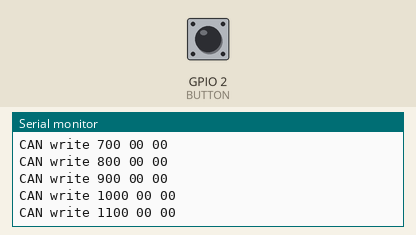
A sketch run on a simulated ESP32. On the bench: the last lines printed to the serial monitor. The inputs (shaded band) are chosen by the test bench; at power-on: GPIO 2 (BUTTON) HIGH.

Above: at 1.2 s.
1.3 s: GPIO 2 (BUTTON) pulled LOW for 1 s
At 1.61 s:
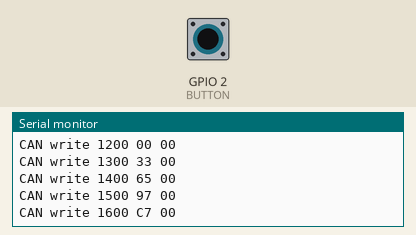
3.8 s: GPIO 2 (BUTTON) pulled LOW for 3.2 s
At 4.21 s:
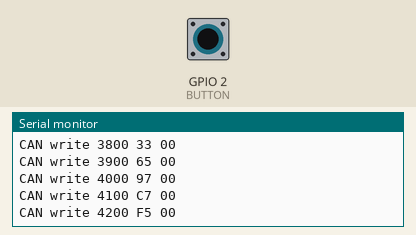
8.5 s: GPIO 2 (BUTTON) pulled LOW for 0.15 s
At 8.51 s:
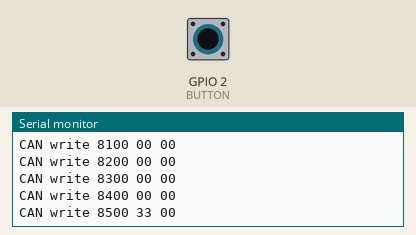
10.1 s: GPIO 2 (BUTTON) driven LOW
At 11.01 s:
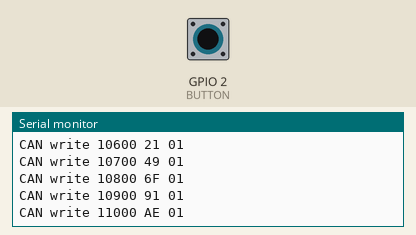
13.1 s: GPIO 2 (BUTTON) driven HIGH
At 13.11 s:
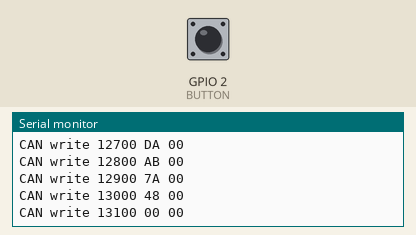
Timing chart, 0 to 15.6 s (numbered marks = the images above; inputs shaded):
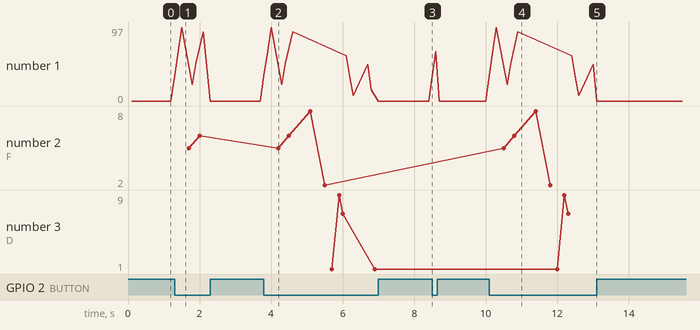

The sketch:

canEmu.ino
```cpp
// (licence header left out)
#include <CAN.h>

uint8_t BUTTON            = 2; // if HIGH ouputs 0 speed, if LOW outputs a sine wave
uint8_t CAN_RX            = 4; // connect this to a Can PHY
uint8_t CAN_TX            = 5; // connect this to a Can PHY
const long CAN_FREQ       = 500000;
const int CAN_RATE        = 100; // 10 Hz
const int CAN_MESSAGE_ID  = 416; // BMW speed message id

long ms;
int ang = 0;

void setup() {
  Serial.begin(115200);
  while (!Serial)
    /*nothing*/;
  Serial.print("CAN emulator\n");
  pinMode(BUTTON, INPUT_PULLUP);

  ms = millis();
  CAN.setPins(CAN_RX, CAN_TX);
  if (!CAN.begin(CAN_FREQ)) {
    Serial.println("CAN init failed");
  } else {
    Serial.printf("CAN init %d successful\n", CAN_FREQ);
  }
}

void loop() {
  if (millis() - ms >= CAN_RATE) {
    ms += CAN_RATE;
    if (digitalRead(BUTTON) == HIGH) {
      ang = 0;
    }
    int speed = (int) (512.0 * sin(0.1 * ang));
    ang ++;
    uint8_t packet[8];
    memset(packet, 0, sizeof(packet));
    if (speed < 0) {
      speed = -speed;
      packet[1] |= 0x10;
    }
    packet[0] = speed & 0xFF;
    packet[1] |= ((speed >> 8) & 0x0F);
    Serial.printf("CAN write %d %02X %02X\n", ms, packet[0], packet[1]);
    CAN.beginPacket(CAN_MESSAGE_ID);
    CAN.write(packet, sizeof(packet));
    CAN.endPacket();
  }
  delay(0);

}
```

Measured:
- after the input at 1.3 s, the serial monitor: prints a new line at once (image 1)
- after the input at 3.8 s, the serial monitor: prints a new line at once (image 2)
- after the input at 8.5 s, the serial monitor: prints a new line at once (image 3)
- after the input at 10.1 s, the serial monitor: prints a new line at once (image 4)
- after the input at 13.1 s, the serial monitor: prints a new line at once (image 5)
- plotted number 1: 0 → 48 after the input at 10.1 s
- plotted number 2: 6 → 2 after the input at 3.8 s
- plotted number 3: 1 → 7 after the input at 10.1 s
